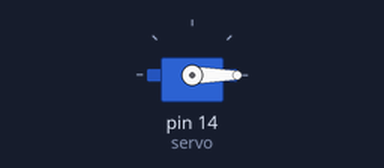
Simulated run of this sketch. Board: Arduino Uno, built with avr-gcc and run on an emulated ATmega328P. Parts: servo.

Above: at 0.05 s.
At 1.5 s:
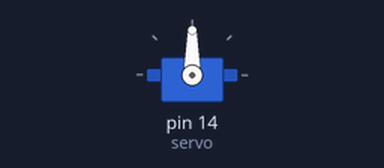
At 3.0 s:
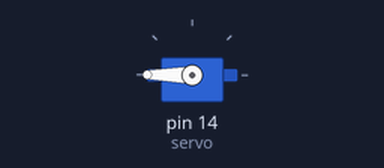
Timing chart, 0 to 6.9 s (numbered marks = the images above):
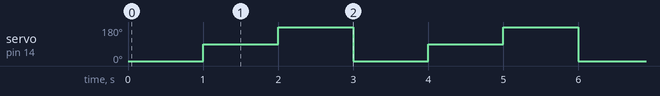

Measured:
- by itself, servo on pin 14 (servo): repeats every 3.0 s: 180° 1.0 s, 0° 1.0 s, 90° 1.0 s

The sketch:

servo.ino
```cpp
#include <Arduino.h>
#include <Servo.h>

Servo servo;

void setup ()
{
  servo.attach(14);//PWM引脚设置，与GPIO引脚号对应.
}

void loop ()
{
  // To 0°
  servo.write(0);
  delay(1000);

  // To 90°
  servo.write(90);
  delay(1000);

  // To 180°
  servo.write(180);
  delay(1000);
}
```
